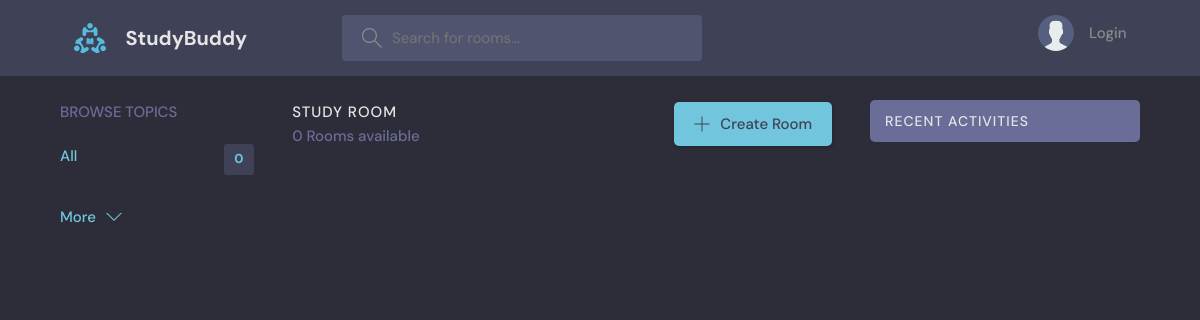
The app's page /, older data.
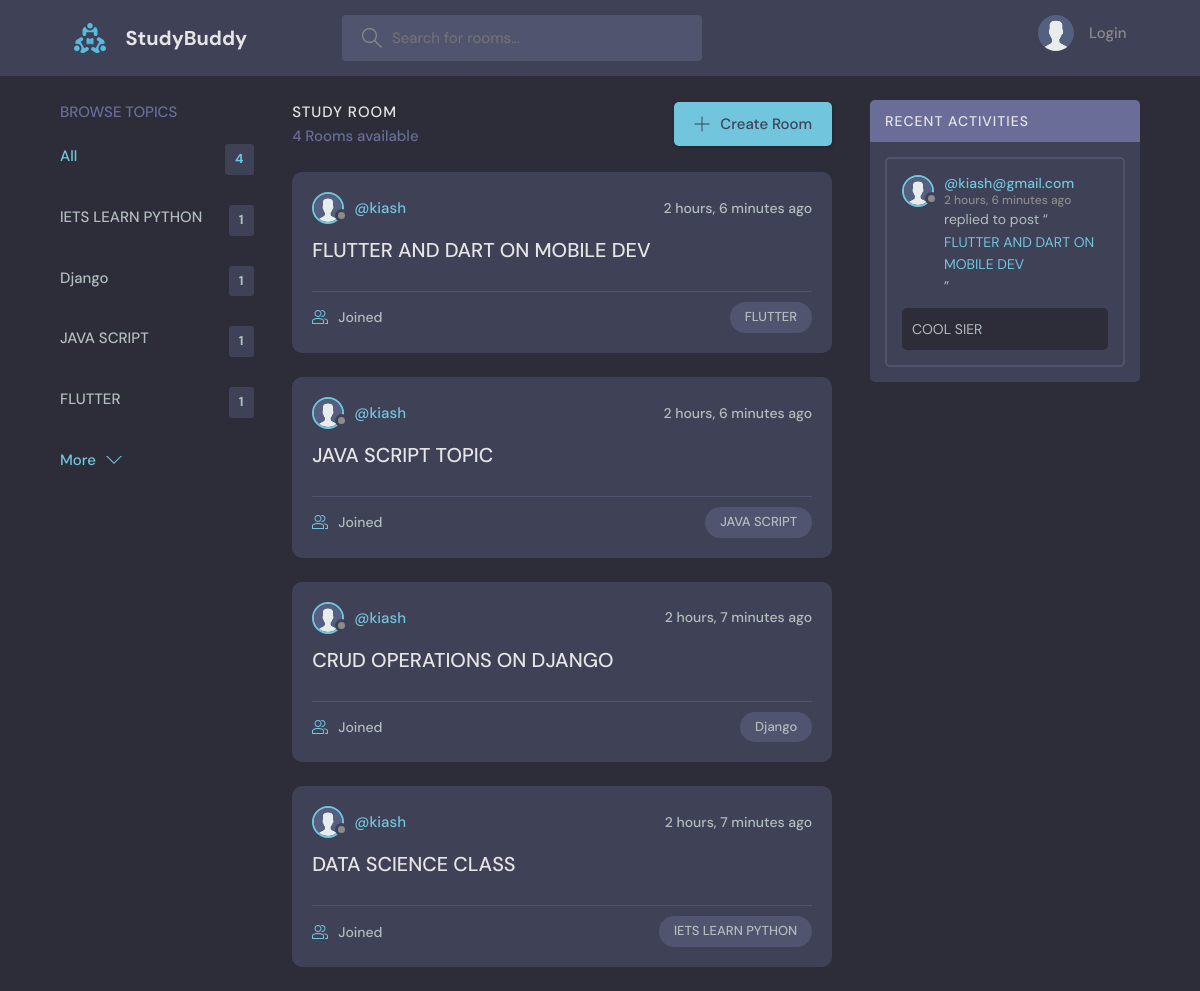
The same page, newer data.
### core/models.py (models this page shows, shortened)
class Topic(models.Model):
    name = models.CharField(max_length=200,null=True,blank=True)

class Room(models.Model):
    host=models.ForeignKey(User,on_delete=models.CASCADE,null=True,blank=True)
    topic=models.ForeignKey(Topic,on_delete=models.SET_NULL,null=True)
    name = models.CharField(max_length=255,null=True,blank=True)
    description = models.TextField(max_length=1000,null=True,blank=True)
    participants = models.ManyToManyField(User,related_name='participants',blank=True)
    updated = models.DateTimeField(auto_now=True)
    created = models.DateTimeField(auto_now_add=True)
    class Meta:
        ordering = ['-created' , '-updated']
    def __str__(self):
        return self.name

class User(AbstractUser):
    name=models.CharField(max_length=100 , blank=True, null=True)
    email=models.EmailField(max_length=100 , unique=True,blank=True, null=True)
    bio=models.TextField(max_length=100 , blank=True, null=True)
    avatar=models.ImageField(default="avatar.svg", blank=True, null=True)
    USERNAME_FIELD = 'email'
    REQUIRED_FIELDS = []

class Message(models.Model):
    room = models.ForeignKey(Room,on_delete=models.CASCADE,null=True,blank=True)
    user = models.ForeignKey(User,on_delete=models.CASCADE,null=True,blank=True)
    content = models.TextField(max_length=1000,null=True,blank=True)
    updated = models.DateTimeField(auto_now=True)
    created = models.DateTimeField(auto_now_add=True)
    class Meta:
        ordering = ['-created' , '-updated']

### core/views.py (the view)
# urls.py: 2. Add a URL to urlpatterns:  path('', views.home, name='home')
def home(request):
    q=request.GET.get('q') if request.GET.get('q') else ''
    rooms=Room.objects.filter(
        Q(topic__name__icontains=q) |
        Q(name__icontains=q) |
        Q(description__icontains=q)
    )
    topics=Topic.objects.all()[0:5]
    room_count=rooms.count()
    room_message=Message.objects.filter(Q(room__topic__name__icontains=q))
    context={
        'rooms':rooms,
        'topics':topics,
        'room_count':room_count,
        'room_message':room_message,
    }
    return render(request,'core/home.html',context)

### core/templates/core/home.html (shortened to what this page needs)
{% extends 'base.html' %}
{% block content %}
{% load static %}
    <main class="layout layout--3">
      <div class="container">
           {% include 'core/topic.html' %}
        <div class="roomList">
          <div class="roomList__header">
            <div>
              <h2>Study Room</h2>
              <p>{{ rooms.count}}  Rooms available</p>
            </div>
            <a class="btn btn--main" href="{% url 'core:create-room' %}">
              <svg version="1.1" xmlns="http://www.w3.org/2000/svg" width="32" height="32" viewBox="0 0 32 32">
                <title>add</title>
                <path
                  d="M16.943 0.943h-1.885v14.115h-14.115v1.885h14.115v14.115h1.885v-14.115h14.115v-1.885h-14.115v-14.115z"
                ></path>
              </svg>
              Create Room
            </a>
          </div>
          {% include 'core/feed.html' %}
        </div>
        {% include 'core/activity.html' %}
      </div>
    </main>
{% endblock %}

### core/templates/core/topic.html
<div class="topics">
    <div class="topics__header">
      <h2>Browse Topics</h2>
    </div>
    <ul class="topics__list">
      <li>
        <a href="{% url 'core:home' %}" class="active">All<span>{{topics.count}}</span></a>
      </li>
      {% for topic in topics %}
      <li>
        <a href="{% url 'core:home' %}?q={{topic.name}}">{{topic.name}} <span>{{topic.room_set.all.count}}</span></a>
      </li>
      {% endfor %}
    </ul>
    <a class="btn btn--link" href="{% url 'core:topics' %}">
      More
      <svg version="1.1" xmlns="http://www.w3.org/2000/svg" width="32" height="32" viewBox="0 0 32 32">
        <title>chevron-down</title>
        <path d="M16 21l-13-13h-3l16 16 16-16h-3l-13 13z"></path>
      </svg>
    </a>
  </div>

### core/templates/core/feed.html (shortened to what this page needs)
{% for room in rooms %}
        <div class="roomListRoom">
                <div class="roomListRoom__header">
                <a href="{% url 'core:profile' room.host.id %}" class="roomListRoom__author">
                    <div class="avatar avatar--small">
                    <img src="{{room.host.avatar.url}}" />
                    </div>
                    <span>@{{room.host.username}}</span>
                </a>
                <div class="roomListRoom__actions">
                    <span>{{room.created|timesince}} ago</span>
                </div>
                </div>
                <div class="roomListRoom__content">
                <a href="{% url 'core:room' room.id %}">{{room.name}}</a>
                </div>
                <div class="roomListRoom__meta">
                <a href="{% url 'core:room' room.id %}" class="roomListRoom__joined">
                    {{room.participants.all.coun}} Joined
                </a>
                <p class="roomListRoom__topic">{{room.topic.name}}</p>
                </div>
        </div>
{% endfor %}

### core/templates/core/activity.html (shortened to what this page needs)
<div class="activities">
    <div class="activities__header">
      <h2>Recent Activities</h2>
    </div>
    {% for message in room_message %}
    <div class="activities__box">
      <div class="activities__boxHeader roomListRoom__header">
        <a href="{% url 'core:profile' message.user.id %}" class="roomListRoom__author">
          <div class="avatar avatar--small">
            <img src="{{message.user.avatar.url}}" />
          </div>
          <p>
            @{{message.user}}
            <span>{{message.created|timesince}} ago</span>
          </p>
        </a>
      </div>
      <div class="activities__boxContent">
        <p>replied to post “<a href="{% url 'core:room' message.room.id %}">{{message.room}}</a>”</p>
        <div class="activities__boxRoomContent">
            <p>{{message.content}}</p>
        </div>
      </div>
    </div>
    {% endfor %}
  </div>

Row changes from the older to the newer data that the page shows:
added Topic: name "lETS LEARN PYTHON", room_set.all.count "1"
added Topic: name "Django", room_set.all.count "1"
added Topic: name "JAVA SCRIPT", room_set.all.count "1"
added Topic: name "FLUTTER", room_set.all.count "1"
added Room: host.avatar (placeholder picture), host.username "kiash", created "2 hours, 6 minutes", name "FLUTTER AND DART ON MOBILE DEV", topic.name "FLUTTER"
added Room: host.avatar (placeholder picture), host.username "kiash", created "2 hours, 6 minutes", name "JAVA SCRIPT TOPIC", topic.name "JAVA SCRIPT"
added Room: host.avatar (placeholder picture), host.username "kiash", created "2 hours, 7 minutes", name "CRUD OPERATIONS ON DJANGO", topic.name "Django"
added Room: host.avatar (placeholder picture), host.username "kiash", created "2 hours, 7 minutes", name "DATA SCIENCE CLASS", topic.name "lETS LEARN PYTHON"
added Message: user.avatar (placeholder picture), user "kiash@gmail.com", created "2 hours, 6 minutes", room "FLUTTER AND DART ON MOBILE DEV", content "COOL SIER"
Text that changed along with them:
{{ topics.count }}: "0" → "4"
{{ rooms.count }}: "0" → "4"
